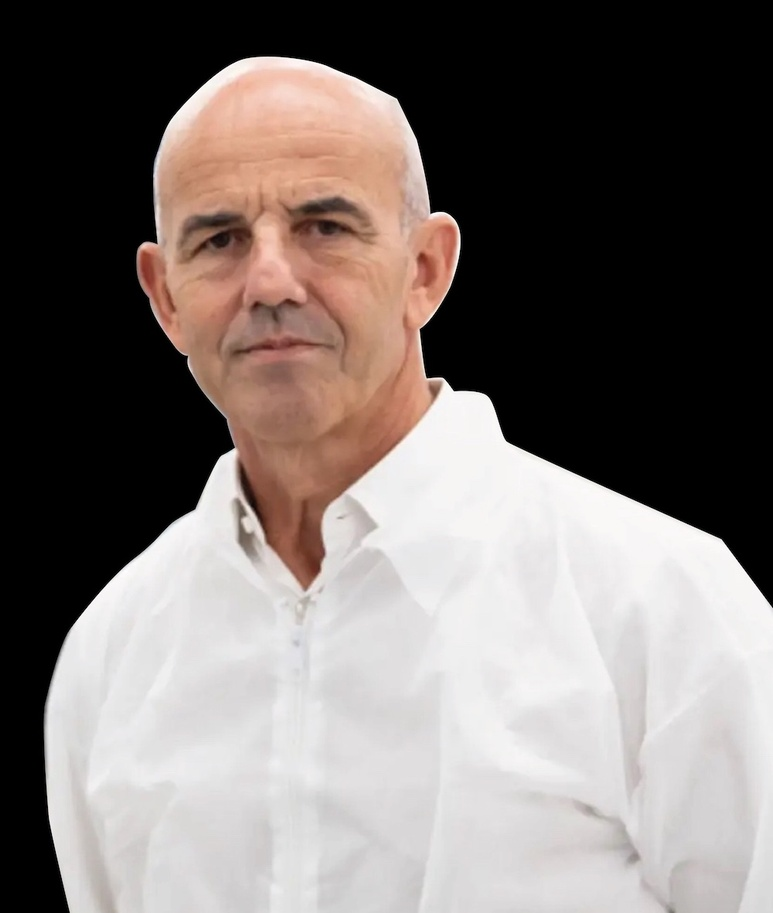
#> input picture data/leccia.jpg, 773 x 913 px, shrunk from 1000 x 1181 before the run
$ python interactive_jerome.py
#> lines starting #> are read from the running program, lines starting #| are printed output that depends on the picture; after the words box and inside, x2 and y2 are one past the last pixel; in counts of white or black regions, pixels touching at a corner belong together
#> further down, image is the input picture: shape (913, 773, 3); mean R, G, B 122.9, 114.8, 111.7
### fdog.py
from skimage.filters import gaussian
from skimage.util import img_as_float
import numpy as np


def difference_of_gaussians(
    image,
    low_sigma,
    high_sigma=None,
    *,
    mode="nearest",
    cval=0,
    channel_axis=None,
    truncate=4.0,
    p=None,
):
    """
    Stolen from scikit_image.
    """
#> called with low_sigma = 5, high_sigma = 8.5, mode = 'nearest', cval = 0, truncate = 4, p = 5
    image = img_as_float(image)
    low_sigma = np.array(low_sigma, dtype="float", ndmin=1)
    if high_sigma is None:
        high_sigma = low_sigma * 1.6
    else:
        high_sigma = np.array(high_sigma, dtype="float", ndmin=1)

    if channel_axis is not None:
        spatial_dims = image.ndim - 1
    else:
        spatial_dims = image.ndim
#> spatial_dims = 3

    if len(low_sigma) != 1 and len(low_sigma) != spatial_dims:
        raise ValueError(
            "low_sigma must have length equal to number of" " spatial dimensions of input"
        )
    if len(high_sigma) != 1 and len(high_sigma) != spatial_dims:
        raise ValueError(
            "high_sigma must have length equal to number of" " spatial dimensions of input"
        )

    low_sigma = low_sigma * np.ones(spatial_dims)
#> low_sigma = [5, 5, 5]
    high_sigma = high_sigma * np.ones(spatial_dims)
#> high_sigma = [8.5, 8.5, 8.5]

    if any(high_sigma < low_sigma):
        raise ValueError("high_sigma must be equal to or larger than" "low_sigma for all axes")

    im1 = gaussian(
        image,
        low_sigma,
        mode=mode,
        cval=cval,
        channel_axis=channel_axis,
        truncate=truncate,
        preserve_range=False,
    )
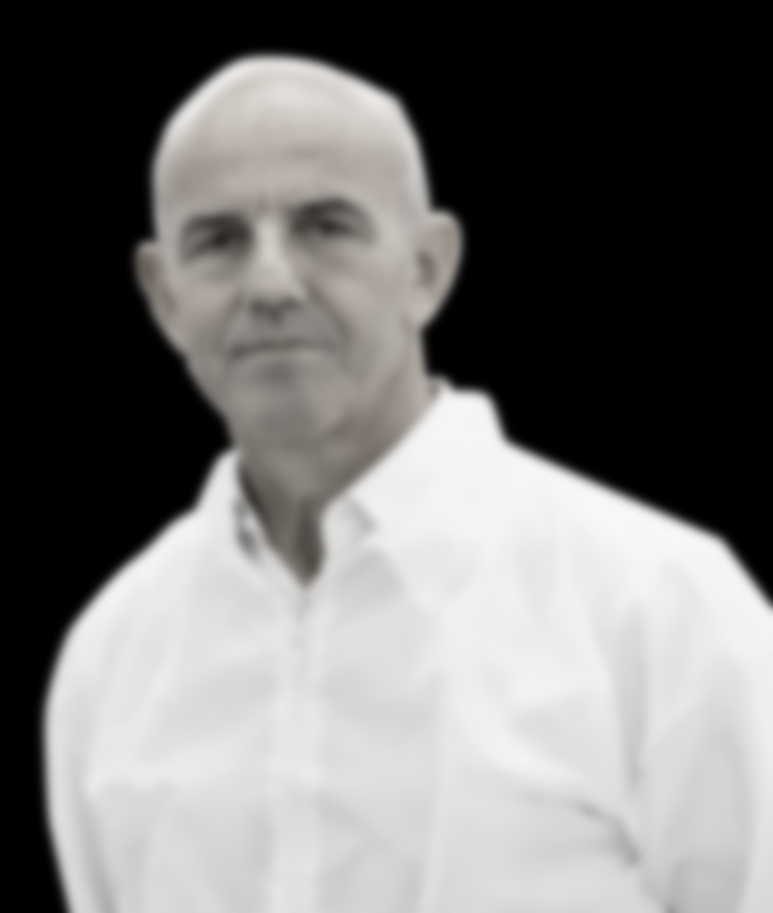
#> im1: shape (913, 773, 3) float64; mean of channels 0, 1, 2 0.463, 0.459, 0.456; drawn as R, G, B

    im2 = gaussian(
        image,
        high_sigma,
        mode=mode,
        cval=cval,
        channel_axis=channel_axis,
        truncate=truncate,
        preserve_range=False,
    )
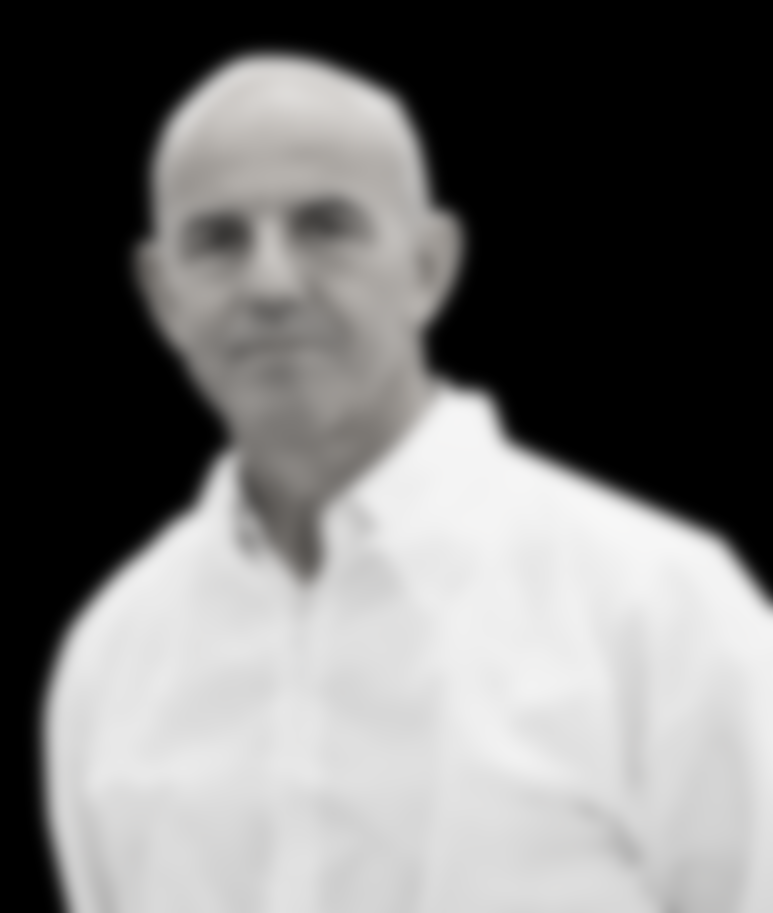
#> im2: shape (913, 773, 3) float64; mean of channels 0, 1, 2 0.461, 0.459, 0.457; drawn as R, G, B

    if p is not None and p != 0:
        return (1 + p) * im1 - p * im2
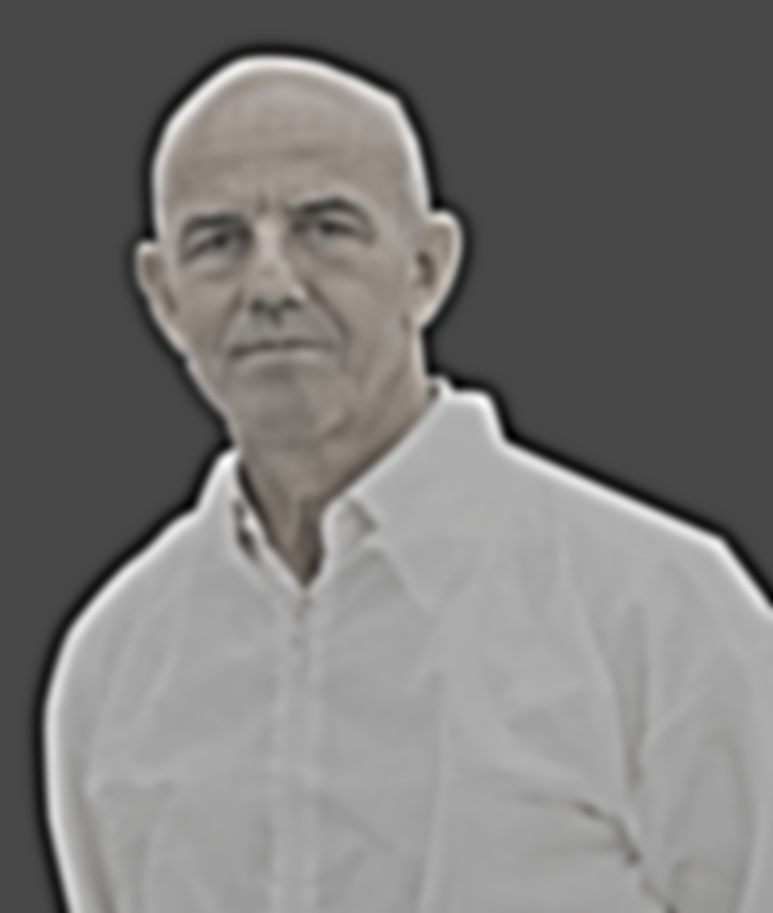
#> returned value: shape (913, 773, 3) float64; mean of channels 0, 1, 2 0.468, 0.458, 0.447; drawn with min black and max white
    else:
        return im1 - im2

### interactive_jerome.py
import matplotlib.pyplot as plt
import numpy as np
from fdog import difference_of_gaussians
from skimage.filters import threshold_otsu, threshold_mean
from skimage.morphology import dilation
import skimage as ski

from matplotlib.widgets import Button, Slider


def big_dawg(image, sigma, p, dilation_size=1):
    if dilation_size == 1:
        footprint = None
    else:
        footprint = np.ones((dilation_size, dilation_size))
    dog_response = ski.color.rgb2gray(
        difference_of_gaussians(image, sigma, high_sigma=1.7 * sigma, p=p)
    )
    thresh_otsu = dog_response > threshold_otsu(dog_response)
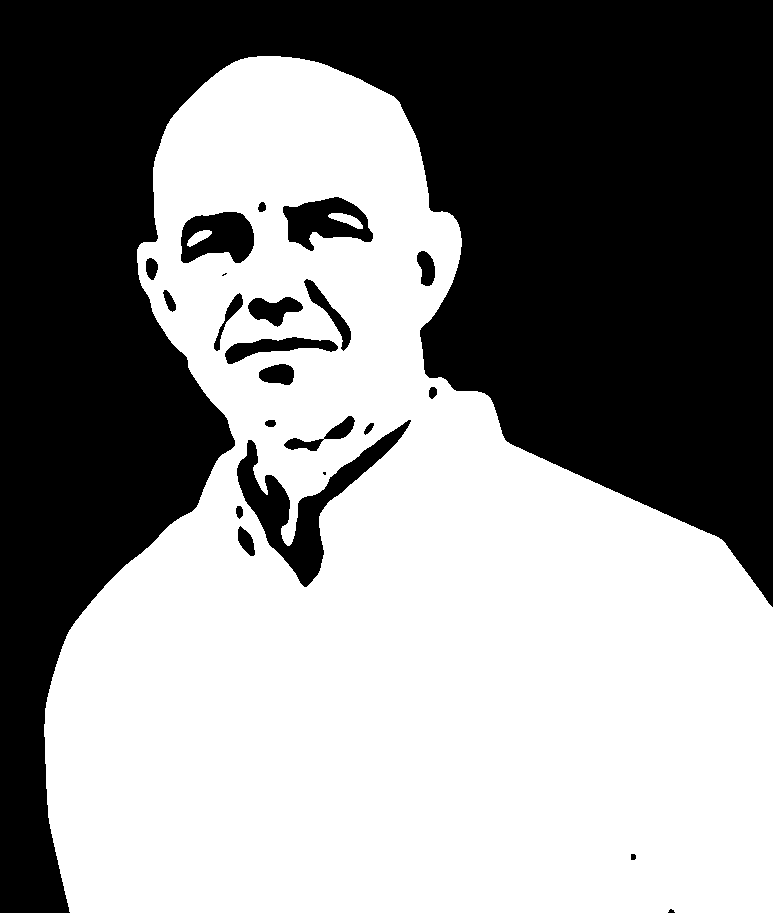
#> thresh_otsu: shape (913, 773) bool; 54.4% white; 23 black regions (3 under 20 px), largest, box (x1, y1, x2, y2) and area: (0, 0, 773, 913) 303428, (237, 420, 411, 587) 6709, (283, 197, 373, 251) 2726
    edge_image_otsu = 1 - (thresh_otsu ^ dilation(thresh_otsu, footprint=footprint))
#> edge_image_otsu: shape (913, 773) int64; values 0 (black) and 1 (white), 99.2% white; black in thin lines or dots, all inside (x1, y1, x2, y2) = (43, 55, 773, 913)
    thresh_mean = dog_response > threshold_mean(dog_response)
#> thresh_mean: shape (913, 773) bool; 53.6% white; 23 black regions (2 under 20 px), largest, box (x1, y1, x2, y2) and area: (0, 0, 773, 913) 303837, (237, 415, 415, 587) 8083, (211, 278, 353, 378) 3391
    edge_image_mean = 1 - (thresh_mean ^ dilation(thresh_mean, footprint=footprint))
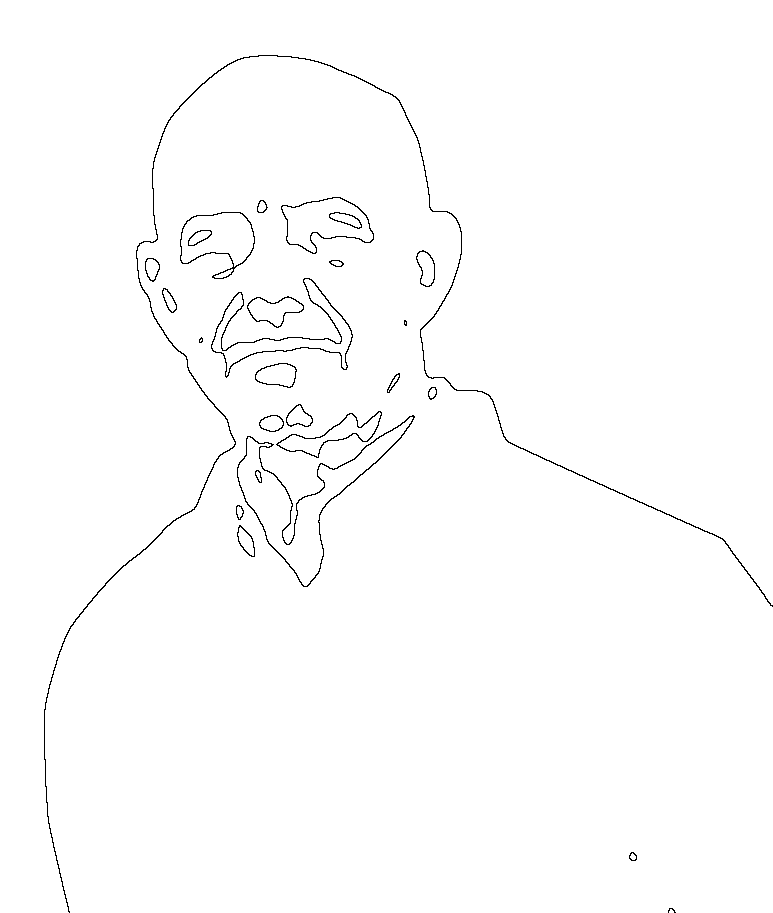
#> edge_image_mean: shape (913, 773) int64; values 0 (black) and 1 (white), 99.1% white; black in thin lines or dots, all inside (x1, y1, x2, y2) = (44, 55, 773, 913)
    canny_edge_image = 1 - ski.feature.canny(ski.color.rgb2gray(image))
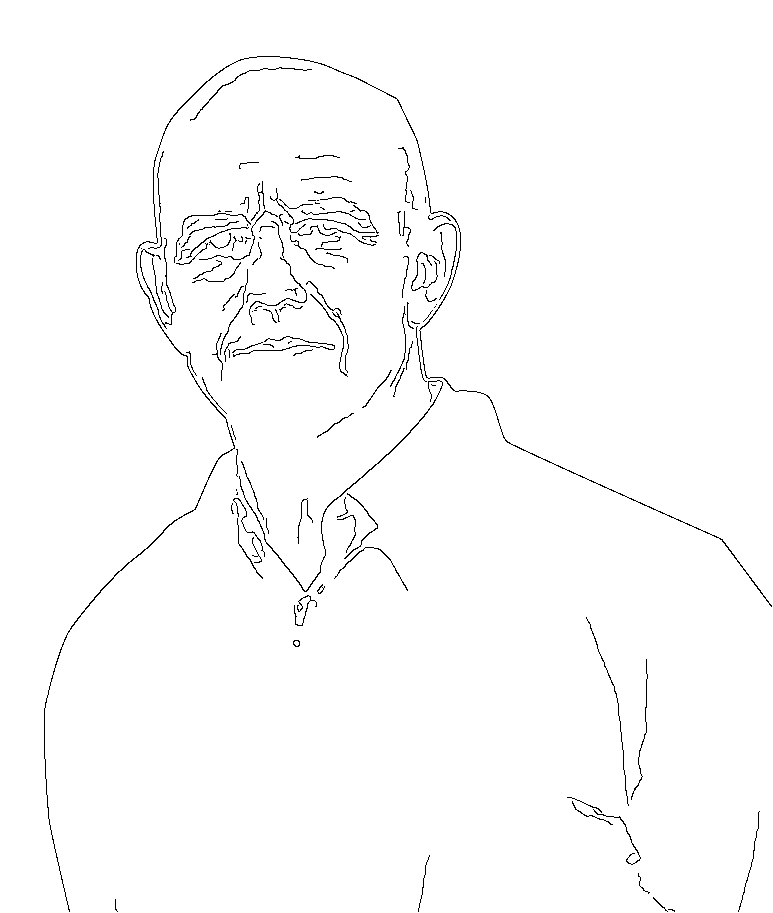
#> canny_edge_image: shape (913, 773) int64; values 0 (black) and 1 (white), 98.7% white; black in thin lines or dots, all inside (x1, y1, x2, y2) = (44, 56, 772, 912)
    # canny_edge_image = edge_image_mean
    return dog_response, thresh_otsu, thresh_mean, edge_image_otsu, edge_image_mean, canny_edge_image


init_sigma = 5
init_p = 5
init_dilation_size = 3


image = ski.io.imread("data/leccia.jpg")

dog_response, thresh_otsu, thresh_mean, edge_image_otsu, edge_image_mean , canny_edge_image= big_dawg(
    image, sigma=init_sigma, p=init_p, dilation_size=init_dilation_size
)

# Create the figure and the line that we will manipulate
fig, ax = plt.subplots(2, 3)
im_dog = ax[0, 0].imshow(dog_response, cmap="gray")
im_thresh_otsu = ax[0, 1].imshow(thresh_otsu, cmap="gray")
im_edge_otsu = ax[0, 2].imshow(edge_image_otsu, cmap="gray")
ax[1,0].imshow(canny_edge_image, cmap="gray")
im_thresh_mean = ax[1, 1].imshow(thresh_mean, cmap="gray")
im_edge_mean = ax[1, 2].imshow(edge_image_mean, cmap="gray")

# adjust the main plot to make room for the sliders
fig.subplots_adjust(left=0.25, bottom=0.25)

# Make a horizontal slider to control the frequency.
axsigma = fig.add_axes([0.25, 0.1, 0.65, 0.03])
sigma_slider = Slider(
    ax=axsigma,
    label="Low sigma",
    valmin=0.1,
    valmax=30,
    valinit=init_sigma,
)

axp = fig.add_axes([0.25, 0.065, 0.65, 0.03])
p_slider = Slider(
    ax=axp,
    label="p",
    valmin=0,
    valmax=50,
    valinit=init_p,
)

axdilate = fig.add_axes([0.25, 0.03, 0.65, 0.03])
dilate_slider = Slider(
    ax=axdilate,
    label="Dilation size",
    valmin=1,
    valmax=10,
    valstep=list(range(1, 11)),
    valinit=init_dilation_size,
)


# The function to be called anytime a slider's value changes
def update(val):
    dog_response, thresh_otsu, thresh_mean, edge_image_otsu, edge_image_mean, canny_edge_image = big_dawg(
        image, sigma=sigma_slider.val, p=p_slider.val, dilation_size=int(dilate_slider.val)
    )
    im_dog.set_data(dog_response)
    im_thresh_otsu.set_data(thresh_otsu)
    im_edge_otsu.set_data(edge_image_otsu)
    im_thresh_mean.set_data(thresh_mean)
    im_edge_mean.set_data(edge_image_mean)

    fig.canvas.draw_idle()


# register the update function with each slider
sigma_slider.on_changed(update)
p_slider.on_changed(update)
dilate_slider.on_changed(update)


plt.show()
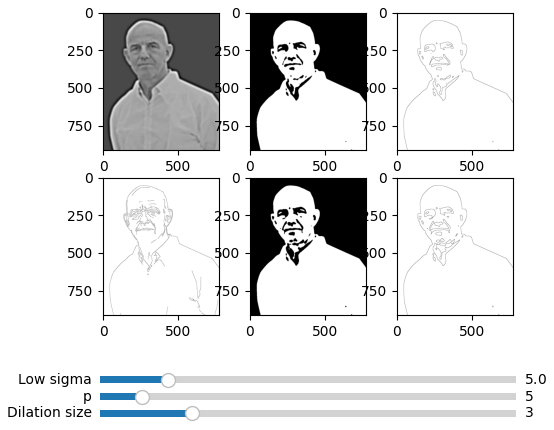
#> figure drawn by matplotlib, 9 panels
